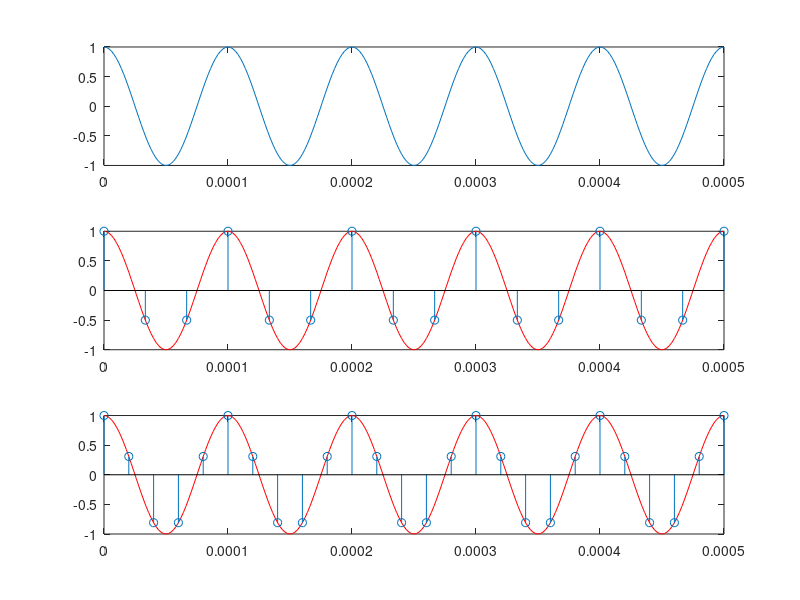

Write MATLAB code to recreate this figure.
 fs=500e3; %Very high sampling rate 500 kHz
f=10e3; %Frequency of sinusoid
nCyl=5; %generate five cycles of sinusoid
t=0:1/fs:nCyl*1/f; %time index
x=cos(2*pi*f*t);
subplot(3,1,1)
plot(t,x)

fs1=30e3; %30kHz sampling rate
t1=0:1/fs1:nCyl*1/f; %time index
x1=cos(2*pi*f*t1);
 
fs2=50e3; %50kHz sampling rate
t2=0:1/fs2:nCyl*1/f; %time index
x2=cos(2*pi*f*t2);
 
subplot(3,1,2);
plot(t,x,'-r');
hold on;
stem(t1,x1);
subplot(3,1,3);
plot(t,x, '-r');
hold on;
stem(t2,x2);
